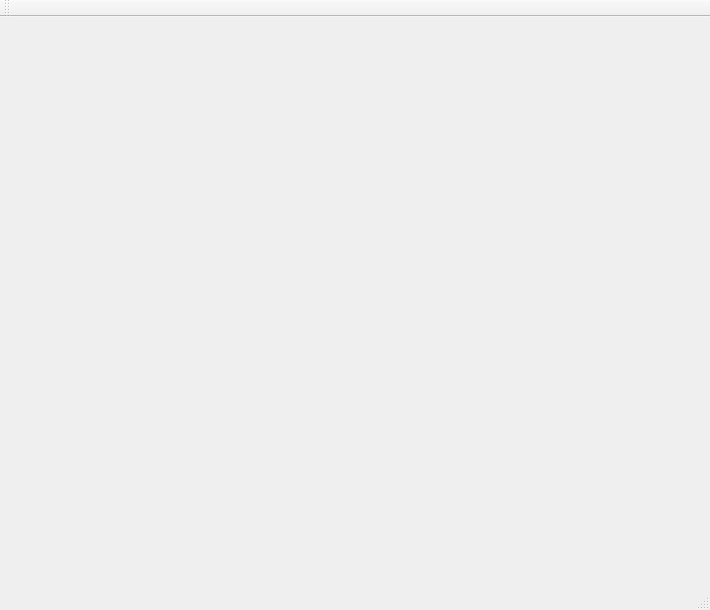
<?xml version="1.0" encoding="UTF-8"?>
<ui version="4.0">
 <class>MainWindow</class>
 <widget class="QMainWindow" name="MainWindow">
  <property name="geometry">
   <rect>
    <x>0</x>
    <y>0</y>
    <width>710</width>
    <height>610</height>
   </rect>
  </property>
  <property name="windowTitle">
   <string>MainWindow</string>
  </property>
  <widget class="QWidget" name="centralWidget">
   <widget class="QGLESWIDGET" name="widget" native="true">
    <property name="geometry">
     <rect>
      <x>10</x>
      <y>10</y>
      <width>600</width>
      <height>600</height>
     </rect>
    </property>
   </widget>
  </widget>
  <widget class="QMenuBar" name="menuBar">
   <property name="geometry">
    <rect>
     <x>0</x>
     <y>0</y>
     <width>710</width>
     <height>25</height>
    </rect>
   </property>
  </widget>
  <widget class="QToolBar" name="mainToolBar">
   <attribute name="toolBarArea">
    <enum>TopToolBarArea</enum>
   </attribute>
   <attribute name="toolBarBreak">
    <bool>false</bool>
   </attribute>
  </widget>
  <widget class="QStatusBar" name="statusBar"/>
 </widget>
 <layoutdefault spacing="6" margin="11"/>
 <customwidgets>
  <customwidget>
   <class>QGLESWIDGET</class>
   <extends>QWidget</extends>
   <header>qgleswidget.h</header>
   <container>1</container>
  </customwidget>
 </customwidgets>
 <resources/>
 <connections/>
</ui>
